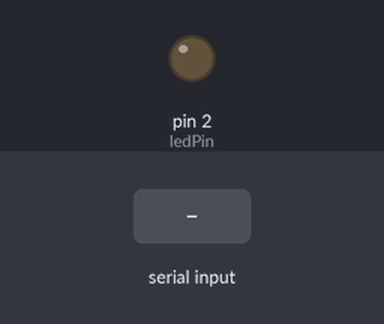
Bench run of a sketch on a simulated Arduino Uno, built with avr-gcc and run on an emulated ATmega328P. Parts: output pins drawn as LEDs (lit = HIGH). Dashed ring = blinking. The inputs (shaded band) are chosen by the test bench.

Above: at 1.2 s.
1.3 s: "90,45\n" received over Serial
At 1.49 s:
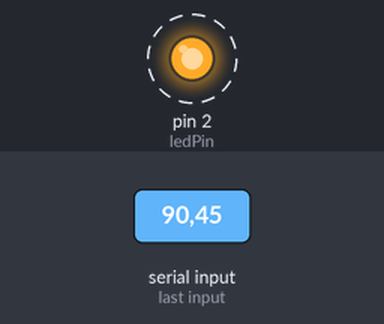
Timing chart, 0 to 4.3 s (numbered marks = the images above; inputs shaded):
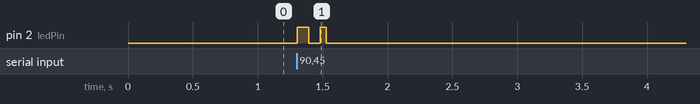

Measured:
- after the input at 1.3 s, pin 2 (ledPin): alternates HIGH for 0.07 s and LOW for 0.09 s, 4 changes in all, then stays LOW, starting at once

The sketch:

arduino.ino
```cpp
int ledPin = 2; // Pino do LED

void setup() {
  pinMode(ledPin, OUTPUT);
  Serial.begin(9600);
}

void loop() {
  if (Serial.available()) {
    int delayTime = Serial.parseInt();
    digitalWrite(ledPin, HIGH);
    delay(delayTime);
    digitalWrite(ledPin, LOW);
    delay(delayTime);
  }
}
```
